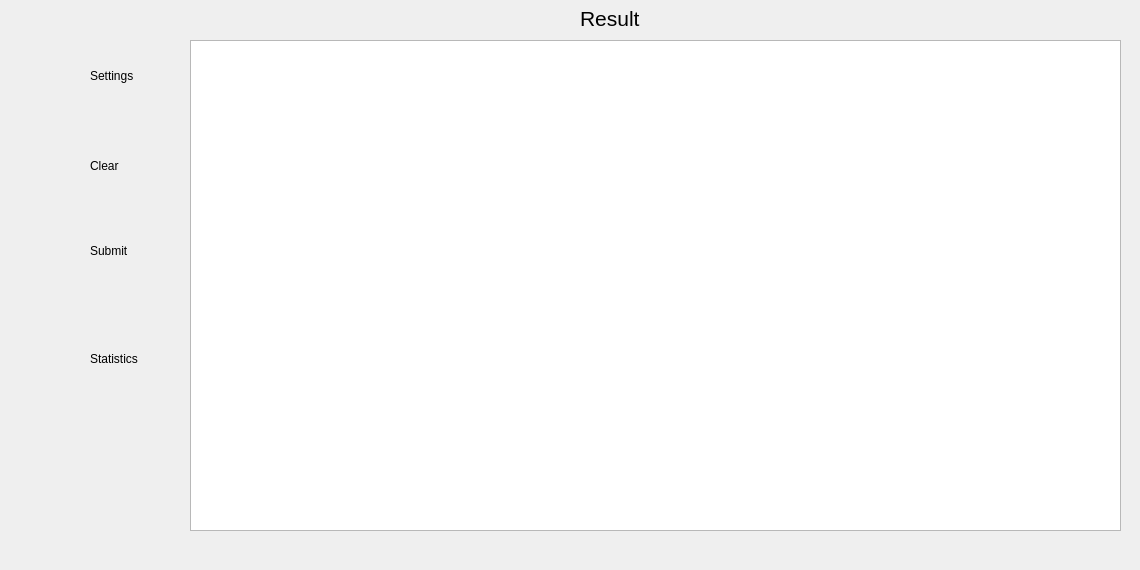
    <widget class="QWidget" name="page_7">
     <widget class="QFrame" name="frame_14">
      <property name="geometry">
       <rect>
        <x>0</x>
        <y>0</y>
        <width>181</width>
        <height>551</height>
       </rect>
      </property>
      <property name="frameShape">
       <enum>QFrame::NoFrame</enum>
      </property>
      <property name="frameShadow">
       <enum>QFrame::Raised</enum>
      </property>
      <widget class="QPushButton" name="pushButton">
       <property name="geometry">
        <rect>
         <x>0</x>
         <y>40</y>
         <width>81</width>
         <height>61</height>
        </rect>
       </property>
       <property name="text">
        <string/>
       </property>
       <property name="icon">
        <iconset>
         <normaloff>../../../Desktop/newdesign/icons/archive (2)/settings.svg</normaloff>../../../Desktop/newdesign/icons/archive (2)/settings.svg</iconset>
       </property>
       <property name="iconSize">
        <size>
         <width>50</width>
         <height>50</height>
        </size>
       </property>
       <property name="flat">
        <bool>true</bool>
       </property>
      </widget>
      <widget class="QPushButton" name="pushButton_33">
       <property name="geometry">
        <rect>
         <x>10</x>
         <y>230</y>
         <width>71</width>
         <height>61</height>
        </rect>
       </property>
       <property name="text">
        <string/>
       </property>
       <property name="icon">
        <iconset>
         <normaloff>../../../Desktop/newdesign/icons/archive (2)/submit.svg</normaloff>../../../Desktop/newdesign/icons/archive (2)/submit.svg</iconset>
       </property>
       <property name="iconSize">
        <size>
         <width>50</width>
         <height>50</height>
        </size>
       </property>
       <property name="flat">
        <bool>true</bool>
       </property>
      </widget>
      <widget class="QLabel" name="label_33">
       <property name="geometry">
        <rect>
         <x>90</x>
         <y>60</y>
         <width>81</width>
         <height>31</height>
        </rect>
       </property>
       <property name="text">
        <string>Settings</string>
       </property>
      </widget>
      <widget class="QLabel" name="label_34">
       <property name="geometry">
        <rect>
         <x>90</x>
         <y>240</y>
         <width>67</width>
         <height>21</height>
        </rect>
       </property>
       <property name="text">
        <string>Submit</string>
       </property>
      </widget>
      <widget class="QLabel" name="label_40">
       <property name="geometry">
        <rect>
         <x>90</x>
         <y>350</y>
         <width>67</width>
         <height>17</height>
        </rect>
       </property>
       <property name="text">
        <string>Statistics</string>
       </property>
      </widget>
      <widget class="QPushButton" name="pushButton_35">
       <property name="geometry">
        <rect>
         <x>10</x>
         <y>320</y>
         <width>71</width>
         <height>71</height>
        </rect>
       </property>
       <property name="text">
        <string/>
       </property>
       <property name="icon">
        <iconset>
         <normaloff>../../../Desktop/newdesign/icons/archive (2)/analytics.svg</normaloff>../../../Desktop/newdesign/icons/archive (2)/analytics.svg</iconset>
       </property>
       <property name="iconSize">
        <size>
         <width>50</width>
         <height>50</height>
        </size>
       </property>
       <property name="flat">
        <bool>true</bool>
       </property>
      </widget>
      <widget class="QLabel" name="label_52">
       <property name="geometry">
        <rect>
         <x>90</x>
         <y>150</y>
         <width>101</width>
         <height>31</height>
        </rect>
       </property>
       <property name="text">
        <string>Clear</string>
       </property>
      </widget>
      <widget class="QPushButton" name="pushButton_43">
       <property name="geometry">
        <rect>
         <x>10</x>
         <y>120</y>
         <width>61</width>
         <height>81</height>
        </rect>
       </property>
       <property name="font">
        <font>
         <kerning>true</kerning>
        </font>
       </property>
       <property name="text">
        <string/>
       </property>
       <property name="icon">
        <iconset>
         <normaloff>../../../Desktop/newdesign/icons/archive (2)/erase.svg</normaloff>../../../Desktop/newdesign/icons/archive (2)/erase.svg</iconset>
       </property>
       <property name="iconSize">
        <size>
         <width>60</width>
         <height>90</height>
        </size>
       </property>
       <property name="checkable">
        <bool>false</bool>
       </property>
       <property name="flat">
        <bool>true</bool>
       </property>
      </widget>
     </widget>
     <widget class="QFrame" name="frame_15">
      <property name="geometry">
       <rect>
        <x>180</x>
        <y>0</y>
        <width>951</width>
        <height>561</height>
       </rect>
      </property>
      <property name="frameShape">
       <enum>QFrame::NoFrame</enum>
      </property>
      <property name="frameShadow">
       <enum>QFrame::Raised</enum>
      </property>
      <widget class="QLabel" name="label_36">
       <property name="geometry">
        <rect>
         <x>400</x>
         <y>10</y>
         <width>111</width>
         <height>17</height>
        </rect>
       </property>
       <property name="font">
        <font>
         <pointsize>16</pointsize>
        </font>
       </property>
       <property name="text">
        <string>Result  </string>
       </property>
      </widget>
      <widget class="QTextBrowser" name="textBrowser_7">
       <property name="geometry">
        <rect>
         <x>10</x>
         <y>40</y>
         <width>931</width>
         <height>491</height>
        </rect>
       </property>
      </widget>
     </widget>
    </widget>
